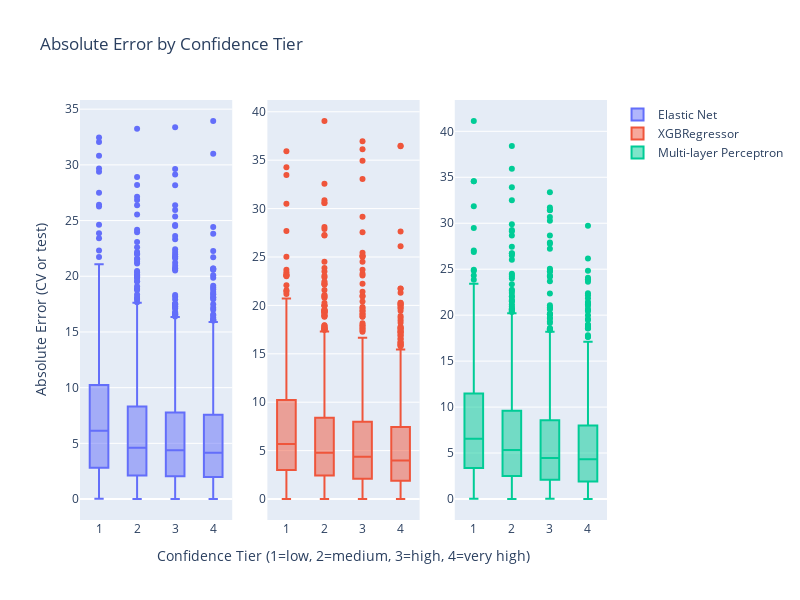

Notebook cell for this chart:
### Code cell
import plotly.express as px
from plotly.subplots import make_subplots
import plotly.graph_objects as go

fig = make_subplots(rows=1, cols=3)
fig.add_trace(go.Box(x=df_conf_AE["conf_tier"], y=df_conf_AE["AE_EN"],name='Elastic Net'),
    row=1, col=1)
fig.add_trace(go.Box(x=df_conf_AE["conf_tier"], y=df_conf_AE["AE_XGBR"],name='XGBRegressor'),
    row=1, col=2)
fig.add_trace(go.Box(x=df_conf_AE["conf_tier"], y=df_conf_AE["AE_MLP"],name='Multi-layer Perceptron'),
    row=1, col=3)
fig.update_layout(autosize=False,width=800,height=600,title_text="Absolute Error by Confidence Tier")
fig.update_xaxes(title_text="Confidence Tier (1=low, 2=medium, 3=high, 4=very high)", row=1, col=2)
fig.update_yaxes(title_text="Absolute Error (CV or test)", row=1, col=1)
fig.show()

### Figure 1 — Plotly figure (JSON) as saved in the notebook; plotly's stock layout.template omitted (floating-point values rounded to 4 significant figures; data arrays with more than 128 entries replaced by an {"elided": "..."} marker saying what was removed)
{"data": [{"name": "Elastic Net", "type": "box", "x": {"elided": "3910 int values"}, "xaxis": "x", "y": {"elided": "3910 float values"}, "yaxis": "y"}, {"name": "XGBRegressor", "type": "box", "x": {"elided": "3910 int values"}, "xaxis": "x2", "y": {"elided": "3910 float values"}, "yaxis": "y2"}, {"name": "Multi-layer Perceptron", "type": "box", "x": {"elided": "3910 int values"}, "xaxis": "x3", "y": {"elided": "3910 float values"}, "yaxis": "y3"}], "layout": {"autosize": false, "height": 600, "title": {"text": "Absolute Error by Confidence Tier"}, "width": 800, "xaxis": {"anchor": "y", "domain": [0, 0.2889]}, "xaxis2": {"anchor": "y2", "domain": [0.3556, 0.6444], "title": {"text": "Confidence Tier (1=low, 2=medium, 3=high, 4=very high)"}}, "xaxis3": {"anchor": "y3", "domain": [0.7111, 1]}, "yaxis": {"anchor": "x", "domain": [0, 1], "title": {"text": "Absolute Error (CV or test)"}}, "yaxis2": {"anchor": "x2", "domain": [0, 1]}, "yaxis3": {"anchor": "x3", "domain": [0, 1]}}}
